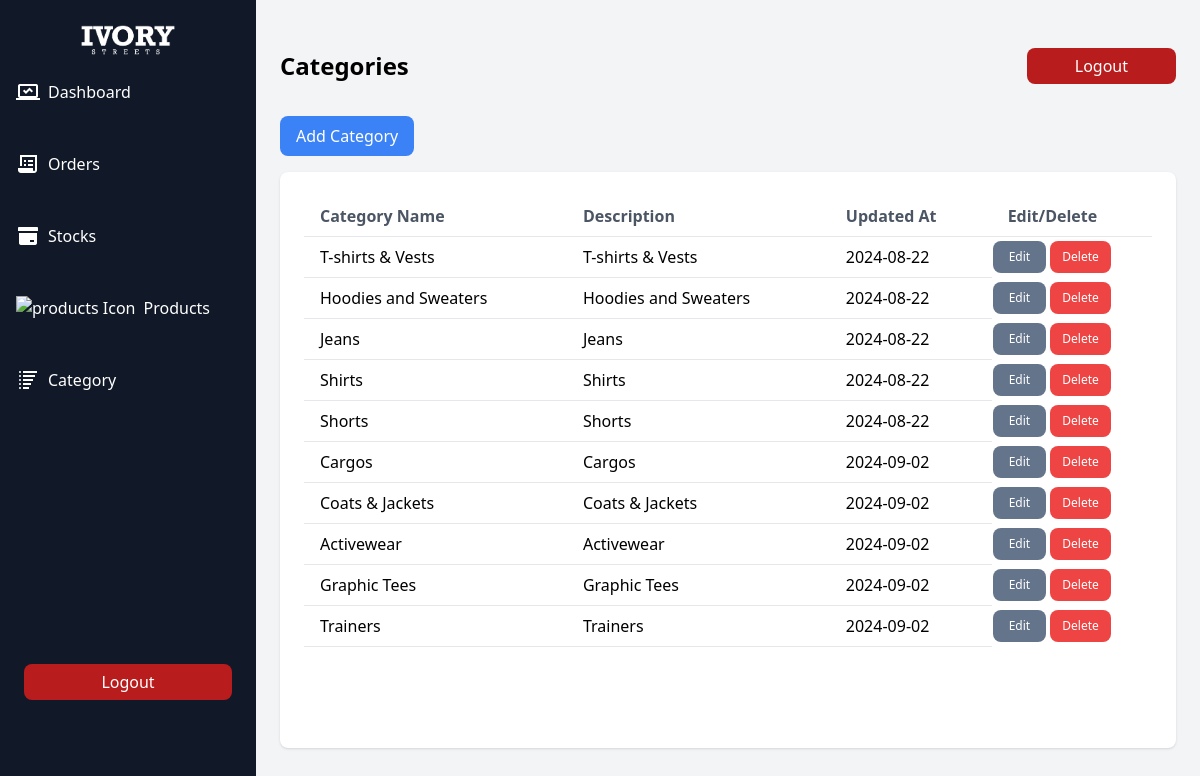
The page /public/admin/category.php (signed in) on the database its author committed.
### tables this page shows
CREATE TABLE `category` (
  `category_id` int(11) NOT NULL,
  `category_name` varchar(255) NOT NULL,
  `category_desc` text NOT NULL,
  `updated_at` date NOT NULL,
  `admin_id` int(11) NOT NULL
);

### public/admin/category.php (the view, shortened to what this page needs)
<!DOCTYPE html>
<html lang="en">
<head>
  <script src="https://cdn.tailwindcss.com"></script>
</head>
<body class="bg-gray-100 font-sans antialiased">
  <?php include 'side-bar.php'; ?>
  <div class="flex-1 lg:ml-64 p-6 bg-gray-100 overflow-y-auto h-screen pt-16 lg:pt-6">
    <?php
      $DB_HOST = 'autorack.proxy.rlwy.net';
      $DB_USER = 'root';
      $DB_PASSWORD = 'PEGbmEIwMKaaCDlkKYfWVGndPSDXtNgu';
      $DB_NAME = 'railway';
      $DB_PORT = 21186;
      $conn = mysqli_connect($DB_HOST, $DB_USER, $DB_PASSWORD, $DB_NAME, $DB_PORT);
      $sql = "SELECT category_id, category_name, category_desc, updated_at, admin_id FROM category";
      $result = mysqli_query($conn, $sql);
    ?>
    <div class="mt-6">
      <div class="flex justify-between items-center mt-6 mb-4">
        <h3 class="text-2xl font-bold">Categories</h3>
        <div>
          <button type="button" class="w-full text-white bg-red-700 hover:bg-red-800 focus:ring-4 focus:outline-none focus:ring-teal-300 dark:focus:ring-teal-800 font-medium rounded-lg text-m px-12 py-1.5 text-center">
            <a href="logout.php">Logout</a>
          </button>
        </div>
      </div>
      <button id="openAddModalBtn" class="bg-blue-500 text-white px-4 py-2 rounded-lg mt-4 mb-4">Add Category</button>
      <div class="bg-white p-6 rounded-lg shadow h-[36rem]">
        <div class="overflow-x-auto overflow-y-auto h-full">
          <table class="min-w-full bg-white">
            <thead class="sticky top-0 z-10 bg-white">
              <tr>
                <th class="py-2 px-4 border-b text-left text-gray-600">Category Name</th>
                <th class="py-2 px-4 border-b text-left text-gray-600">Description</th>
                <th class="py-2 px-4 border-b text-left text-gray-600">Updated At</th>
                <th class="py-2 px-4 border-b text-left text-gray-600">Edit/Delete</th>
              </tr>
            </thead>
            <tbody>
            <?php
        if (mysqli_num_rows($result) > 0) {
            while ($row = mysqli_fetch_assoc($result)) {
                echo "<tr>";
                echo "<td class='py-2 px-4 border-b'>" . htmlspecialchars($row['category_name']) . "</td>";
                echo "<td class='py-2 px-4 border-b'>" . htmlspecialchars($row['category_desc']) . "</td>";
                echo "<td class='py-2 px-4 border-b'>" . htmlspecialchars($row['updated_at']) . "</td>";
                echo "<td>
                        <button type='button' class='editBtn px-4 py-2 text-xs font-medium text-center text-white bg-slate-500 rounded-lg hover:bg-slate-600 focus:ring-4
                        focus:outline-none focus:ring-slate-300 dark:bg-slate-600 dark:hover:bg-slate-700 dark:focus:ring-slate-800' data-id='" . htmlspecialchars($row['category_id']) . "' data-name='" . htmlspecialchars($row['category_name']) . "' data-desc='" . htmlspecialchars($row['category_desc']) . "' data-updated-at='" . htmlspecialchars($row['updated_at']) . "'>Edit</button>
                        <button type='button' class='deleteBtn px-3 py-2 text-xs font-medium text-center text-white bg-red-500 rounded-lg
                        hover:bg-red-600 focus:ring-4 focus:outline-none focus:ring-red-300 dark:bg-red-600 dark:hover:bg-red-700
                        dark:focus:ring-red-800' data-id='" . htmlspecialchars($row['category_id']) . "'>Delete</button>
                      </td>";
                echo "</tr>";
            }
        } else {
            echo "<tr><td colspan='4' class='py-2 px-4 border-b text-center'>No category available</td></tr>";
        }
    ?>
            </tbody>
          </table>
        </div>
      </div>
    </div>
  </div>
</body>
</html>

### public/admin/side-bar.php (shortened to what this page needs)
<script src="https://cdn.tailwindcss.com"></script>
<div class="flex h-screen bg-gray-200">
    <div class="w-64 bg-gray-900 text-white flex flex-col fixed h-full lg:block hidden">
        <div class="h-16 flex items-center justify-center">
            <img src="../../assets/images/icon.png" class="h-[2.5rem] mt-4">
        </div>
        <div class="flex-1 flex flex-col">
            <nav class="overflow-y-auto">
                <ul class="space-y-4">
                    <li class="p-4 hover:bg-gray-600 cursor-pointer menu-item" data-url="dashboard.php">
                        <div class="flex items-center space-x-2">
                            <img src="../../assets/images/img002.png" class="h-[1.5rem]" alt="Dashboard Icon">
                            <span>Dashboard</span>
                        </div>
                    </li>
                    <li class="p-4 hover:bg-gray-600 cursor-pointer menu-item" data-url="orders.php">
                        <div class="flex items-center space-x-2">
                            <img src="../../assets/images/img004.png" class="h-[1.5rem]" alt="order Icon">
                            <span>Orders</span>
                        </div>
                    </li>
                    <li class="p-4 hover:bg-gray-600 cursor-pointer menu-item" data-url="stock.php">
                        <div class="flex items-center space-x-2">
                            <img src="../../assets/images/img007.png" class="h-[1.5rem]" alt="stock Icon">
                            <span>Stocks</span>
                        </div>
                    </li>
                    <li class="p-4 hover:bg-gray-600 cursor-pointer menu-item" data-url="products.php">
                        <div class="flex items-center space-x-2">
                            <img src="../../assets/images/img006.png" class="h-[1.5rem]" alt="products Icon">
                            <span>Products</span>
                        </div>
                    </li>
                    <li class="p-4 hover:bg-gray-600 cursor-pointer menu-item" data-url="category.php">
                        <div class="flex items-center space-x-2">
                            <img src="../../assets/images/img008.png" class="h-[1.5rem]" alt="category Icon">
                            <span>Category</span>
                        </div>
                    </li>
                </ul>
            </nav>
            <div class="mt-auto p-6 pt-64">
    <button type="button" class="w-full text-white bg-red-700 hover:bg-red-800 focus:ring-4 focus:outline-none focus:ring-teal-300 dark:focus:ring-teal-800 font-medium rounded-lg text-m px-12 py-1.5 text-center">
        <a href="logout.php">Logout</a>
    </button>
</div>
        </div>
    </div>

### rows shown on the page
category: category_name "T-shirts & Vests", category_desc "T-shirts & Vests", updated_at "2024-08-22"
category: category_name "Hoodies and Sweaters", category_desc "Hoodies and Sweaters", updated_at "2024-08-22"
category: category_name "Jeans", category_desc "Jeans", updated_at "2024-08-22"
category: category_name "Shirts", category_desc "Shirts", updated_at "2024-08-22"
category: category_name "Shorts", category_desc "Shorts", updated_at "2024-08-22"
category: category_name "Cargos", category_desc "Cargos", updated_at "2024-09-02"
category: category_name "Coats & Jackets", category_desc "Coats & Jackets", updated_at "2024-09-02"
category: category_name "Activewear", category_desc "Activewear", updated_at "2024-09-02"
category: category_name "Graphic Tees", category_desc "Graphic Tees", updated_at "2024-09-02"
category: category_name "Trainers", category_desc "Trainers", updated_at "2024-09-02"
